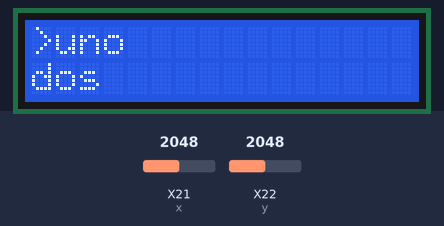
A program run on a simulated pyboard running MicroPython. Parts: 16×2 character LCD. The inputs (shaded band) are chosen by the test bench; at power-on: X22 (y) = 2048, X21 (x) = 2048 (analog values on the 0–4095 scale). Library files of the repository ran but are not shown: i2c_lcd.py.

Above: at 1.2 s.
1.3 s: X22 (y) set to 3546
3.7 s: X22 (y) set to 3637
At 4.03 s:
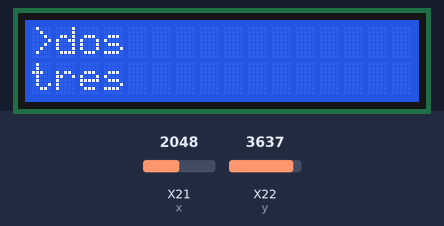
6.3 s: X22 (y) set to 550
7.8 s: X22 (y) set to 462
At 8.2 s:
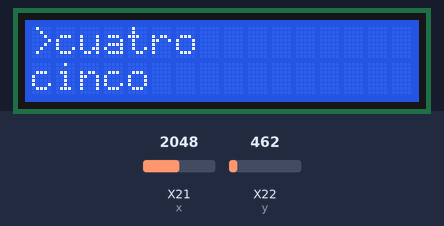
10.1 s: X22 (y) set to 3603
At 10.74 s:
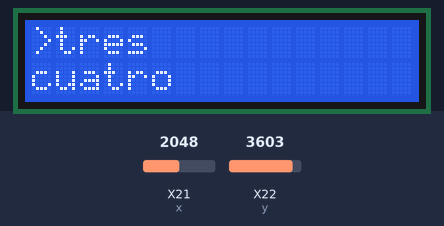

The program:

lcy_joy.py
```python
from time import sleep_ms, ticks_ms
from machine import I2C, Pin
from i2c_lcd import I2cLcd
from machine import Pin, ADC, SoftSPI
from time import sleep_ms
from sdcard import SDCard

x = ADC(Pin(34))
y = ADC(Pin(35))

x.atten(ADC.ATTN_11DB)
y.atten(ADC.ATTN_11DB)

sw = Pin(26, Pin.IN, Pin.PULL_UP)

DEFAULT_I2C_ADDR = 0X27

i2c=I2C(scl=Pin(22), sda=Pin(21), freq=400000)
lcd = I2cLcd(i2c, DEFAULT_I2C_ADDR,2,16)

threshold = 500
directorio = ['uno', 'dos', 'tres', 'cuatro', 'cinco']
pos = 0

lcd.clear()
lcd.putstr('{}\n{}'.format(directorio[pos],directorio[pos+1]))

while True:
    x_val = x.read()
    y_val = y.read()
    if y_val < threshold:
        pos = pos-1
        if pos<0:
            pos=0
    elif y_val > 4095-threshold:
        pos = pos+1
        if pos>len(directorio)-1:
            pos = len(directorio)-1
    ## print("Current_position:{},{}".format(x_val,y_val))
    ## print('Pin_Value=',sw.value())
    lcd.clear()
    if pos == len(directorio)-1:
        lcd.putstr('{}\n>{}'.format(directorio[pos-1],directorio[pos]))
    else:
        lcd.putstr('>{}\n{}'.format(directorio[pos],directorio[pos+1]))
    sleep_ms(300)
    
```

Measured:
- the behaviour switches between 3595 and 3596 on X22 (y) (found by bisection; images 0 and 1)
- the behaviour switches between 500 and 499 on X22 (y) (found by bisection; images 1 and 2)
- after the input at 3.7 s, the display: first differs from a run without the input after 0.18 s (image 1)
- after the input at 7.8 s, the display: first differs from a run without the input after 0.25 s (image 2)
- after the input at 10.1 s, the display: first differs from a run without the input after 0.18 s (image 3 shows a later state)
